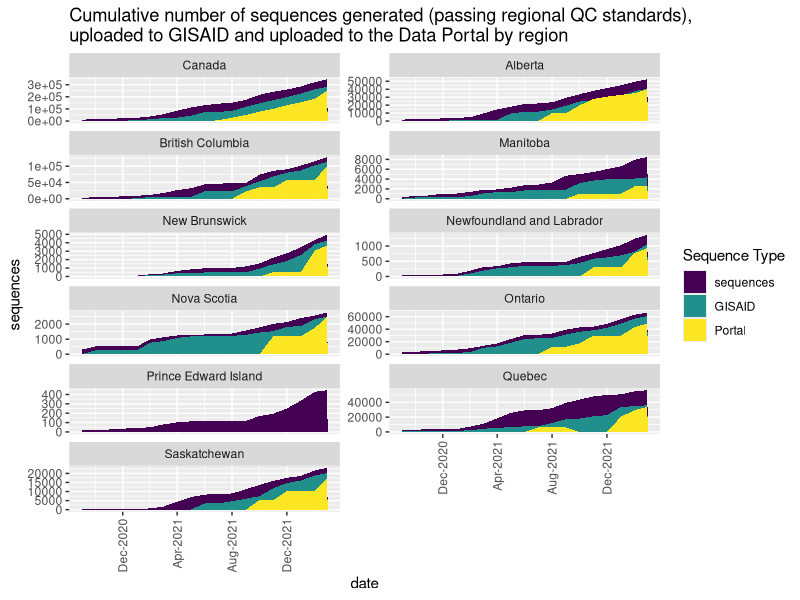
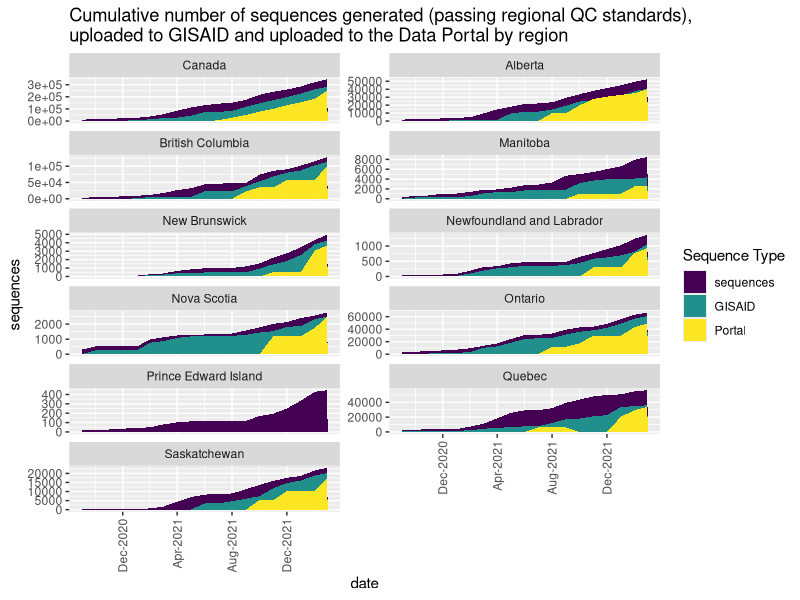

Here is the R script that generated these plots, in order:
library(ggplot2)
library(ggridges)
library(reshape)
library(dplyr)
library(viridis)

setwd("~/Projects/gisaid_uploads")
seqs <- read.csv('data/data_reduced_mar_2022.csv', header = TRUE)

seqs$region <- factor(seqs$region)
seqs$region <- relevel(seqs$region, "Canada")

seqsmelt <- melt(seqs)
seqsmelt$date <- as.Date(seqsmelt$date)

names(seqsmelt)[4] <- 'sequences'

ggplot(seqsmelt, aes(x=date, y=sequences, group=variable)) +
  geom_area(aes(fill=variable), position = "identity") +
  scale_fill_viridis(discrete = TRUE) +
  facet_wrap(~region, ncol = 2, scales = "free_y") +
  guides(x = guide_axis(angle = 90)) +
  scale_x_date(date_breaks = "4 months", date_labels = "%b-%Y") +
  labs(fill='Sequence Type') +
  ggtitle("Cumulative number of sequences generated (passing regional QC standards),\nuploaded to GISAID and uploaded to the Data Portal by region")

ggsave("plots/seqs_gisaid_portal_by_prov_date.png", width = 25, height = 25, units = 'cm')
